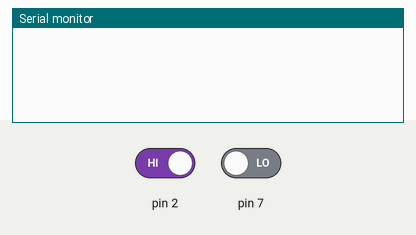
Bench run of a sketch on a simulated Arduino Uno, built with avr-gcc and run on an emulated ATmega328P. On the bench: the last lines printed to the serial monitor. The test bench sets the inputs (shaded band); at power-on: pin 2 HIGH, pin 7 LOW. Sleep ends after the set time or at an interrupt; no radio packets arrive unless stated.

Above: at 1.2 s.
1.3 s: pin 2 driven LOW
At 2.5 s:
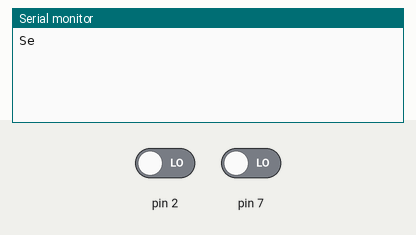
3.3 s: pin 2 driven HIGH
At 4.6 s:
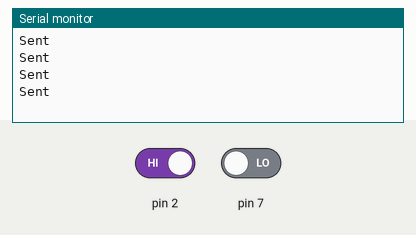

Measured:
- after the input at 1.3 s, the serial monitor: prints a new line after 0.56 s (image 1)
- after the input at 3.3 s, the serial monitor: prints a new line at once (image 2)

The sketch:

InternetTransmitSketch.ino
```cpp
#include <RadioHead.h>
// #include <avr/sleep.h>
#include <RH_ASK.h>
#include <SPI.h> // Not actually used but needed to compile
// #include <avr/power.h>


RH_ASK driver;
const char *msg = "Ga";
volatile bool sendTime = false;
void buttonClicked(){
    //(I'm copying a youtube video)
    sendTime = true;

}
void setup()
{
    Serial.begin(9600);	  // Debugging only
    pinMode(2,INPUT);
    pinMode(7,INPUT);
    driver.init();

    // sleep_enable();
    attachInterrupt(digitalPinToInterrupt(2), buttonClicked, LOW);
    // sleep_bod_disable();
    // set_sleep_mode(SLEEP_MODE_PWR_DOWN);
    // power_all_disable();
}

void loop()
{
if(sendTime == false){
ADCSRA &= ~(1<<7);
SMCR |= (1<<2);
SMCR |= 1;

MCUCR |= (3<<5);
MCUCR |= (MCUCR & ~(1 << 5)) | (1 << 6);

__asm__ __volatile__("sleep");
}
    // int buttonStatus = digitalRead(2);
else if(sendTime==true){
    int count = 0;
    do{
    count = count+1;
    driver.send((uint8_t *)msg, strlen(msg));
    // Serial.println("hello");
    driver.waitPacketSent();
    delay(500);
    Serial.println("Sent");
    }
    while(digitalRead(7) == 1);

    // delay(100);
    // digitalWrite(8, HIGH);
    // delay(1000);
    // digitalWrite(8, LOW);
    sendTime = false;
    }

}
```
